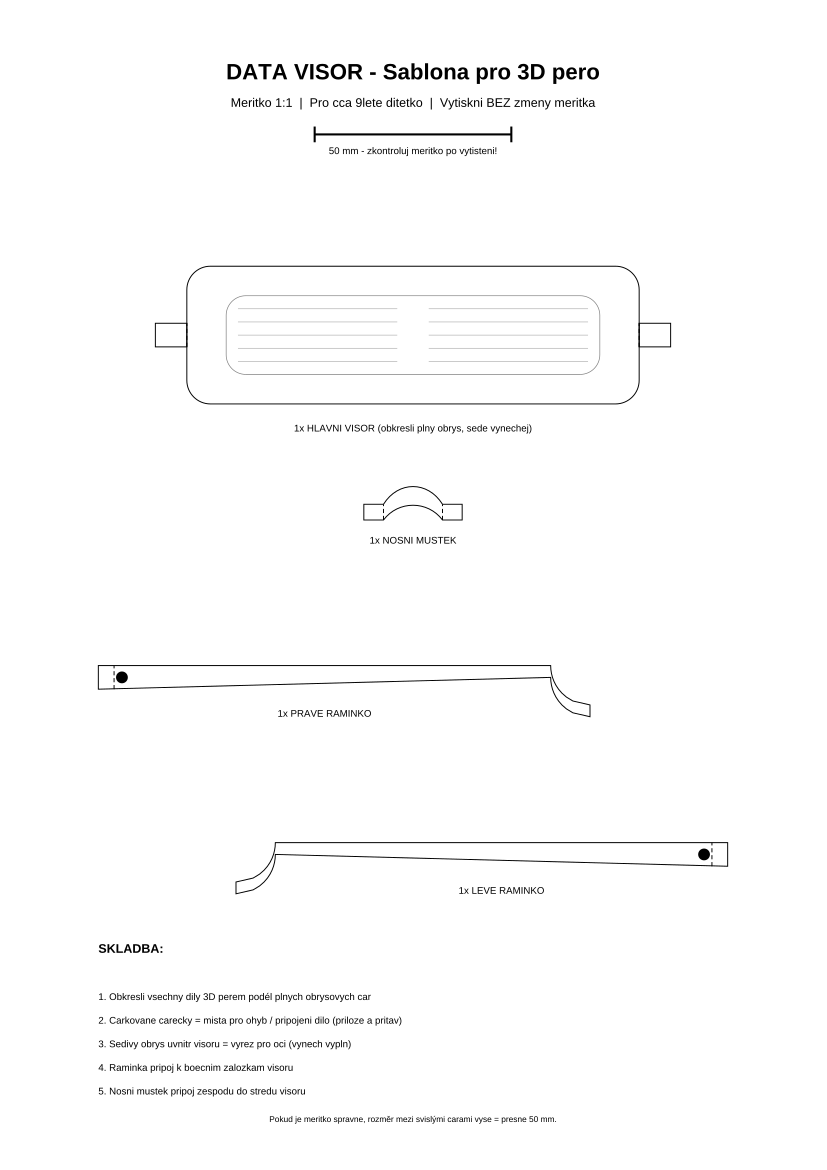

Reproduce this figure in Python.
# -*- coding: utf-8 -*-
"""Lieutenant Commander Data VISOR glasses template for 3D pen.

Generates a 1:1 scale PDF template with flat parts that a child can trace
with a 3D pen, then assemble into sci-fi glasses.

Sized for a ~9 year old (face width ~115mm).

Parts:
  1. Main VISOR band (the iconic eye piece)
  2. Left temple arm
  3. Right temple arm
  4. Nose bridge connector

Usage:
    python3 toys/data_visor_template.py
"""

from reportlab.lib.pagesizes import A4
from reportlab.lib.units import mm
from reportlab.pdfgen import canvas
from reportlab.lib.colors import black, gray, white
from reportlab.pdfbase import pdfmetrics
from reportlab.pdfbase.ttfonts import TTFont

# Register fonts with Czech diacritics support
pdfmetrics.registerFont(
    TTFont("Sans", "/usr/share/fonts/truetype/liberation/LiberationSans-Regular.ttf")
)
pdfmetrics.registerFont(
    TTFont("SansBold", "/usr/share/fonts/truetype/liberation/LiberationSans-Bold.ttf")
)

# ---------------------------------------------------------------------------
# Dimensions – all values in mm, converted to points (reportlab unit) below
# ---------------------------------------------------------------------------
PAGE_W, PAGE_H = A4  # already in points (595 x 842)

# Main VISOR band – 115mm fits a 9-year-old
VISOR_OUTER_W = 115 * mm
VISOR_OUTER_H = 35 * mm
VISOR_INNER_W = 95 * mm  # eye opening
VISOR_INNER_H = 20 * mm  # eye opening
VISOR_CORNER_R = 6 * mm

# Nose bridge
BRIDGE_W = 15 * mm
BRIDGE_H = 8 * mm
BRIDGE_TAB = 5 * mm

# Temple arms
ARM_LENGTH = 115 * mm
ARM_WIDTH = 6 * mm
ARM_HOOK_R = 10 * mm

# Hinge tabs on visor (where arms attach)
HINGE_TAB_W = 8 * mm
HINGE_TAB_H = 6 * mm


def draw_rounded_rect(
    c: canvas.Canvas, x: float, y: float, w: float, h: float, r: float
):
    """Draw a rounded rectangle outline at (x, y)."""
    c.roundRect(x, y, w, h, r, fill=0, stroke=1)


def draw_visor(c: canvas.Canvas, cx: float, cy: float):
    """Draw the main VISOR band centered at (cx, cy)."""
    # Outer band
    ox = cx - VISOR_OUTER_W / 2
    oy = cy - VISOR_OUTER_H / 2
    draw_rounded_rect(c, ox, oy, VISOR_OUTER_W, VISOR_OUTER_H, VISOR_CORNER_R)

    # Inner eye slot – solid thin line (shows where NOT to fill)
    ix = cx - VISOR_INNER_W / 2
    iy = cy - VISOR_INNER_H / 2
    c.setLineWidth(0.5)
    c.setStrokeColor(gray)
    draw_rounded_rect(c, ix, iy, VISOR_INNER_W, VISOR_INNER_H, VISOR_CORNER_R - 1 * mm)
    c.setStrokeColor(black)
    c.setLineWidth(0.7)

    # Decorative horizontal stripes (Data's VISOR detail)
    stripe_count = 5
    stripe_spacing = VISOR_INNER_H / (stripe_count + 1)
    c.setStrokeColor(gray)
    c.setLineWidth(0.3)
    for i in range(1, stripe_count + 1):
        sy = iy + i * stripe_spacing
        c.line(ix + 3 * mm, sy, ix + VISOR_INNER_W / 2 - 4 * mm, sy)
        c.line(ix + VISOR_INNER_W / 2 + 4 * mm, sy, ix + VISOR_INNER_W - 3 * mm, sy)
    c.setStrokeColor(black)
    c.setLineWidth(0.7)

    # Left hinge tab
    lx = ox - HINGE_TAB_W
    ly = cy - HINGE_TAB_H / 2
    c.rect(lx, ly, HINGE_TAB_W, HINGE_TAB_H, fill=0, stroke=1)
    c.setDash(3, 2)
    c.line(lx + HINGE_TAB_W, ly, lx + HINGE_TAB_W, ly + HINGE_TAB_H)
    c.setDash()

    # Right hinge tab
    rx = ox + VISOR_OUTER_W
    ry = cy - HINGE_TAB_H / 2
    c.rect(rx, ry, HINGE_TAB_W, HINGE_TAB_H, fill=0, stroke=1)
    c.setDash(3, 2)
    c.line(rx, ry, rx, ry + HINGE_TAB_H)
    c.setDash()

    # Label
    c.setFont("Sans", 7)
    c.drawCentredString(
        cx, oy - 7 * mm, "1x HLAVNI VISOR (obkresli plny obrys, sede vynechej)"
    )


def draw_temple_arm(c: canvas.Canvas, x: float, y: float, mirror: bool = False):
    """Draw a temple arm starting at (x, y). Ear hook curves at the end."""
    d = -1 if mirror else 1

    p = c.beginPath()
    # Outer edge (top) – straight section
    p.moveTo(x, y + ARM_WIDTH)
    p.lineTo(x + d * ARM_LENGTH, y + ARM_WIDTH)

    # Ear hook curve (outer edge)
    hook_steps = 10
    for i in range(1, hook_steps + 1):
        t = i / hook_steps
        hx = x + d * ARM_LENGTH + d * ARM_HOOK_R * (1 - (1 - t**2) ** 0.5)
        hy = y + ARM_WIDTH - ARM_HOOK_R * t
        p.lineTo(hx, hy)

    # Inner edge of hook (going back, thinner)
    inner_w = ARM_WIDTH * 0.5
    for i in range(hook_steps, -1, -1):
        t = i / hook_steps
        hx = x + d * ARM_LENGTH + d * ARM_HOOK_R * (1 - (1 - t**2) ** 0.5)
        hy = y + ARM_WIDTH - ARM_HOOK_R * t - inner_w
        p.lineTo(hx, hy)

    # Back along straight section (inner edge)
    p.lineTo(x, y)
    p.close()

    c.drawPath(p, fill=0, stroke=1)

    # Hinge fold line
    c.setDash(3, 2)
    c.line(x + d * 4 * mm, y, x + d * 4 * mm, y + ARM_WIDTH)
    c.setDash()

    # Alignment dot
    c.circle(x + d * 6 * mm, y + ARM_WIDTH / 2, 1.5 * mm, fill=1, stroke=0)

    label = "1x PRAVE RAMINKO" if not mirror else "1x LEVE RAMINKO"
    c.setFont("Sans", 7)
    c.drawCentredString(x + d * ARM_LENGTH / 2, y - 7 * mm, label)


def draw_nose_bridge(c: canvas.Canvas, cx: float, cy: float):
    """Draw nose bridge connector – curved piece with side tabs."""
    p = c.beginPath()

    p.moveTo(cx - BRIDGE_W / 2 - BRIDGE_TAB, cy - 2 * mm)
    p.lineTo(cx - BRIDGE_W / 2 - BRIDGE_TAB, cy + 2 * mm)
    p.lineTo(cx - BRIDGE_W / 2, cy + 2 * mm)
    # Curve over the nose
    p.curveTo(
        cx - BRIDGE_W / 4,
        cy + BRIDGE_H,
        cx + BRIDGE_W / 4,
        cy + BRIDGE_H,
        cx + BRIDGE_W / 2,
        cy + 2 * mm,
    )
    # Right tab
    p.lineTo(cx + BRIDGE_W / 2 + BRIDGE_TAB, cy + 2 * mm)
    p.lineTo(cx + BRIDGE_W / 2 + BRIDGE_TAB, cy - 2 * mm)
    p.lineTo(cx + BRIDGE_W / 2, cy - 2 * mm)
    # Curve back
    p.curveTo(
        cx + BRIDGE_W / 4,
        cy + BRIDGE_H - 5 * mm,
        cx - BRIDGE_W / 4,
        cy + BRIDGE_H - 5 * mm,
        cx - BRIDGE_W / 2,
        cy - 2 * mm,
    )
    p.close()

    c.drawPath(p, fill=0, stroke=1)

    # Fold lines for tabs
    c.setDash(3, 2)
    c.line(cx - BRIDGE_W / 2, cy - 2 * mm, cx - BRIDGE_W / 2, cy + 2 * mm)
    c.line(cx + BRIDGE_W / 2, cy - 2 * mm, cx + BRIDGE_W / 2, cy + 2 * mm)
    c.setDash()

    c.setFont("Sans", 7)
    c.drawCentredString(cx, cy - 8 * mm, "1x NOSNI MUSTEK")


def draw_assembly_diagram(c: canvas.Canvas, x: float, y: float):
    """Draw assembly instructions."""
    c.setFont("SansBold", 9)
    c.drawString(x, y, "SKLADBA:")
    c.setFont("Sans", 7)

    instructions = [
        "1. Obkresli vsechny dily 3D perem podél plnych obrysovych car",
        "2. Carkovane carecky = mista pro ohyb / pripojeni dilo (priloze a pritav)",
        "3. Sedivy obrys uvnitr visoru = vyrez pro oci (vynech vypln)",
        "4. Raminka pripoj k boecnim zalozkam visoru",
        "5. Nosni mustek pripoj zespodu do stredu visoru",
    ]
    for i, line in enumerate(instructions):
        c.drawString(x, y - 12 * mm - i * 6 * mm, line)


def main():
    """Generate the PDF template."""
    output_path = "toys/data_visor_template.pdf"

    c = canvas.Canvas(output_path, pagesize=A4)
    c.setTitle("Data VISOR - Sablona pro 3D pero (9 let)")
    c.setAuthor("3D-print repo")

    # Header
    c.setFont("SansBold", 16)
    c.drawCentredString(
        PAGE_W / 2, PAGE_H - 20 * mm, "DATA VISOR - Sablona pro 3D pero"
    )
    c.setFont("Sans", 9)
    c.drawCentredString(
        PAGE_W / 2,
        PAGE_H - 27 * mm,
        "Meritko 1:1  |  Pro cca 9lete ditetko  |  Vytiskni BEZ zmeny meritka",
    )

    # Scale reference bar (50mm)
    bar_y = PAGE_H - 34 * mm
    bar_x = PAGE_W / 2 - 25 * mm
    c.setLineWidth(1.5)
    c.line(bar_x, bar_y, bar_x + 50 * mm, bar_y)
    c.line(bar_x, bar_y - 2 * mm, bar_x, bar_y + 2 * mm)
    c.line(bar_x + 50 * mm, bar_y - 2 * mm, bar_x + 50 * mm, bar_y + 2 * mm)
    c.setFont("Sans", 7)
    c.drawCentredString(
        PAGE_W / 2, bar_y - 5 * mm, "50 mm - zkontroluj meritko po vytisteni!"
    )
    c.setLineWidth(0.7)

    # VISOR
    c.setLineWidth(0.7)
    draw_visor(c, PAGE_W / 2, PAGE_H - 85 * mm)

    # Nose bridge
    draw_nose_bridge(c, PAGE_W / 2, PAGE_H - 130 * mm)

    # Temple arms
    draw_temple_arm(c, 25 * mm, PAGE_H - 175 * mm, mirror=False)
    draw_temple_arm(c, PAGE_W - 25 * mm, PAGE_H - 220 * mm, mirror=True)

    # Assembly instructions
    draw_assembly_diagram(c, 25 * mm, 55 * mm)

    # Footer
    c.setFont("Sans", 6)
    c.drawCentredString(
        PAGE_W / 2,
        12 * mm,
        "Pokud je meritko spravne, rozměr mezi svislými carami vyse = presne 50 mm.",
    )

    c.save()
    print(f"PDF saved: {output_path}")


if __name__ == "__main__":
    main()
